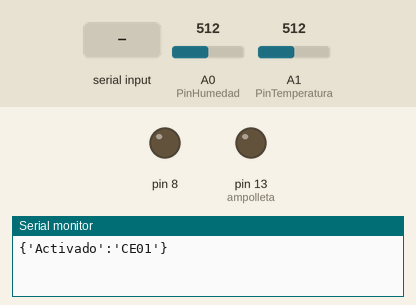
This sketch was run on a simulated Arduino Uno, built with avr-gcc and run on an emulated ATmega328P. Parts: output pins drawn as LEDs (lit = HIGH), the last lines printed to the serial monitor. The inputs (shaded band) are chosen by the test bench; at power-on: A0 (PinHumedad) = 512, A1 (PinTemperatura) = 512.

Above: at 2.0 s.
2.1 s: "1\n" received over Serial
At 5.0 s:
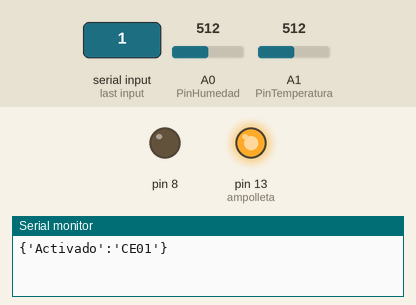
6.3 s: "0\n" received over Serial
At 10.4 s:
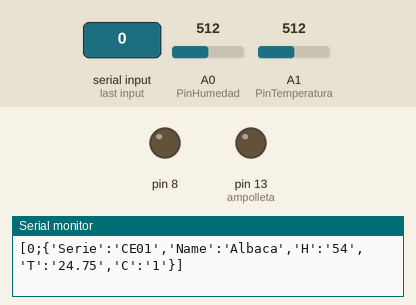
10.5 s: "2\n" received over Serial
At 13.2 s:
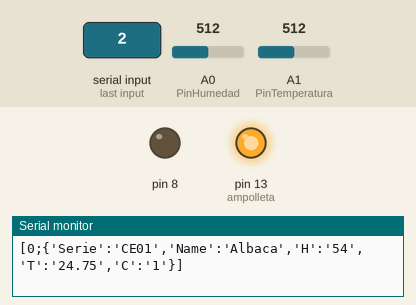
Timing chart, 0 to 15.7 s (numbered marks = the images above; inputs shaded):
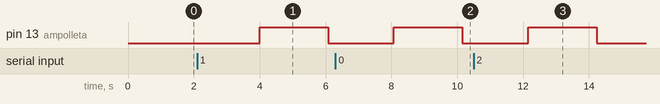

The sketch:

HumedadEsclavo.ino
```cpp
#include <math.h>
#include <SoftwareSerial.h>

int RxD=10;
int TxD=11;

const int PinHumedad = A0;
const int PinTemperatura = A1;
SoftwareSerial Bluetooth(RxD,TxD );

//Informacion

String Serie       = "CE01";
String Name        = "Albaca";
int    Humedad     = 0;
float  celsius     = 0;
String Serie2      = "";
int    contador    = 0;
String Entrada     = "";
const int Vcc      = 5;
String Datos[5]     = {"","","","",""};
String EnvioEstado = "";

void setup() {
  Bluetooth.begin(9600);
  Serial.begin(9600);
  pinMode(RxD, INPUT);  //Bluetooth
  pinMode(TxD, OUTPUT); //Bluetooth
  pinMode(13 , OUTPUT); //ampolleta
  pinMode(8  , OUTPUT);
  pinMode(PinHumedad    , INPUT);
  pinMode(PinTemperatura, INPUT);
  Serial.println("{'Activado':'" +Serie +"'}");
}

void loop() {
  delay(1000);

  if(Bluetooth.available())    // Si llega un dato por el puerto BT se envía al monitor serial
  {
    Entrada = Bluetooth.readString();
  }

  if(Serial.available())  // Si llega un dato por el monitor serial se envía al puerto BT
  {
    Entrada = Serial.readString();
  }

  if(Entrada!="" )
  {
    Analizar();
    Entrada ="";
  }

}

void Analizar(){
  AmpolletaOn();
  MedirHumedad();
  MedirTemperaturaSuelo();
  Addjson();
  AmpolletaOff();
}

void MedirHumedad(){
  int suma = 0;
  int porcentaje =0;
  int arrayHumedad[]= {0, 0, 0, 0, 0};
  for (int i = 0; i <= 4; i++) {
    int SensorValue = analogRead(PinHumedad);
    if(Vcc==5)
    {
      porcentaje = map(SensorValue,75,1023,0,100); //5v
    }else if(Vcc==3)
    {
      porcentaje = map(SensorValue,50,700,0,100); //3v
    }
    arrayHumedad[i] = porcentaje;
    delay(200);
  }

  for (int i = 0; i <= 4; i++) {
    suma = suma+ arrayHumedad[i];
  }
  if(suma>0)
  {
     porcentaje = (suma/5);
  }

  porcentaje = 100-porcentaje;
  Humedad = porcentaje;

}

void MedirTemperaturaSuelo(){
  float arrayTemperatura[]= {0, 0, 0, 0, 0};
  int   Rc = 10000; //valor de la resistencia
  float A = 1.11492089e-3;
  float B = 2.372075385e-4;
  float C = 6.954079529e-8;
  float K = 2.5; //factor de disipacion en mW/C
  for (int i = 0; i <= 4; i++) {
    float raw = analogRead(PinTemperatura);
    float V =  raw / 1024 * Vcc;
    float R = (Rc * V ) / (Vcc - V);
    float logR  = log(R);
    float R_th = 1.0 / (A + B * logR + C * logR * logR * logR );
    float kelvin = R_th - V*V/(K * R)*1000;
    celsius = kelvin - 273.15;
    arrayTemperatura[i]=celsius;
    delay(200);
  }
  float suma=0;
  for (int i = 0; i <= 4; i++) {
    suma = suma + arrayTemperatura[i];
  }
  if(suma>0)
  {
    celsius = suma/5;
  }

  if(Vcc==3)
  {
    celsius=celsius-(10);
  }

}

void AmpolletaOn(){
  digitalWrite(13,HIGH);
}
void AmpolletaOff(){
  digitalWrite(13,LOW);
}

void Addjson(){
  String info = "{'Serie':'" + Serie + "','Name':'" + Name +"','H':'" + Humedad +"','T':'" + celsius + "','C':'" + contador++ + "'}";
  getValue(Entrada);//realiza la array de datos entrante al array<Datos>

  for (int i = 0; i < 5; i++)
  {
    //si el registro existe lo cambia
    if(Datos[i].indexOf(Serie)>0)
    {
      Datos[i]=info;i=100;
    }else if(Datos[i]=="")
    {
      Datos[i]=info;
      i=100;
    }
  }
  EnvioEstado ="[";
  for (int i = 0; i < 5; i++)
  {
      if(Datos[i]!="")
      {
        EnvioEstado +=Datos[i]+";";
        Datos[i]="";
      }
  }
  EnvioEstado = EnvioEstado.substring(0,EnvioEstado.length()-1);
  EnvioEstado +="]";

  Bluetooth.println(EnvioEstado);
  Serial.println(EnvioEstado);

}

void getValue(String texto){
  texto.replace("[","");
  texto.replace("]","");
  texto.replace("\n","");
  texto.replace("\r","");
  while(texto.indexOf(';')>0)
  {
    int    pos   = texto.indexOf(';');
    String frace = texto.substring(0,pos);
    for (int i = 0; i < 5; i++)
    {
        if(Datos[i]=="")
        {
          Datos[i]=frace;
          i=100;
        }
    }
    texto = texto.substring(pos+1, texto.length());
  }

  for (int i = 0; i < 5; i++)
  {
      if(Datos[i]=="")
      {
        Datos[i]=texto;
        i=100;
      }
  }

}
```

Measured:
- after the input at 2.1 s, pin 13 (ampolleta): LOW → HIGH after 1.9 s, → LOW 2.1 s later
- after the input at 6.3 s, pin 13 (ampolleta): LOW → HIGH after 1.8 s, → LOW 2.1 s later
- after the input at 10.5 s, pin 13 (ampolleta): LOW → HIGH after 1.7 s, → LOW 2.1 s later
